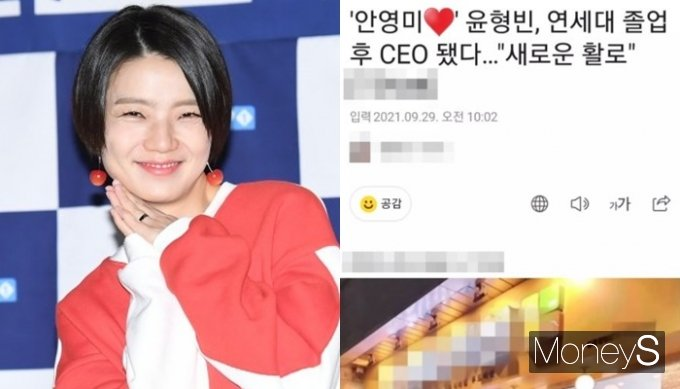
#> input picture FaceRecognition/Celeb Dataset/Ahn Yeong Mi/개그맨 안영미 사진_102.jpg, 680 x 389 px; its folder holds only this picture in this run
$ python image_dataset_resize.py
#> lines starting #> are read from the running program, lines starting #| are printed output that depends on the picture
import os
from PIL import Image

# 이미지 사이즈
# 너비, 높이는 너비의 비율에 따라 정해짐
w = 255

# 이미지 데이터 디렉토리
data_dir = "Celeb Dataset"

# Celeb Dataset 이미지 데이터 크기 리사이징하는 함수
def image_data_resize(images, root_dir):
#> called with root_dir = 'Celeb Dataset/Ahn Yeong Mi'
    for image in images:
        image_path = root_dir + "/" + image
        if image.endswith(".jpg") or image.endswith(".png"):
            img = Image.open(image_path)
#> img is the input picture: PIL image 680x389 RGB; mean R, G, B 198.8, 173.5, 176.8
            img = img.resize((w, int(w * (img.height / img.width))))
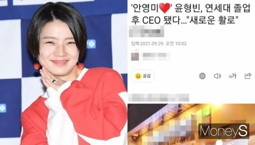
#> img: PIL image 255x145 RGB; mean R, G, B 198.7, 173.4, 176.8
            print("img size check: ", img.width, img.height)
#| img size check:  255 145
            print("resized image:", os.path.join(root_dir, image), img.size)
#| resized image: Celeb Dataset/Ahn Yeong Mi/개그맨 안영미 사진_102.jpg (255, 145)
            # 원래 이미지 리사이징하여 저장
            img.save(os.path.join(root_dir, image))


for directory in os.listdir(data_dir):
    joined = os.path.join(data_dir, directory)
    if os.path.isdir(joined):
        images = os.listdir(joined)
        image_data_resize(images, joined)
#> pass 2 of the loop `for directory in os.listdir(data_dir):`:
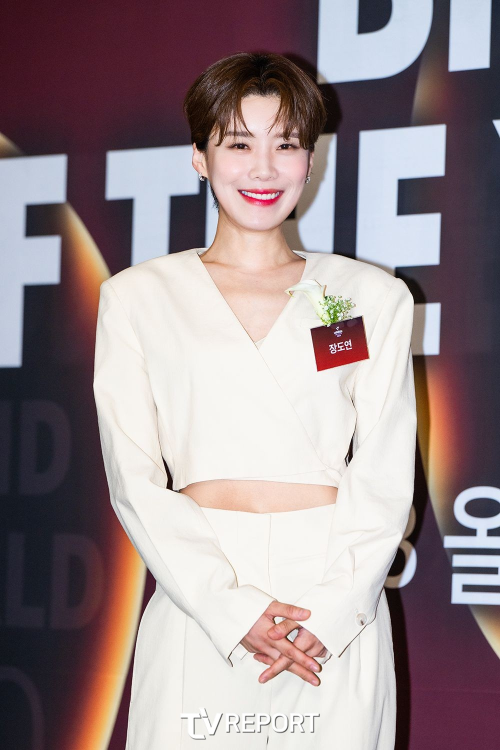
#> input picture FaceRecognition/Celeb Dataset/Jang Do Yeon/개그맨 장도연_11.jpg, 1000 x 1500 px (shown at 1/2 size)
#> in image_data_resize, img is the input picture: PIL image 1000x1500 RGB; mean R, G, B 152.3, 137.6, 140.7
#> in image_data_resize (call 2), `img = img.resize((w, int(w * (img.height / img.width))))`:
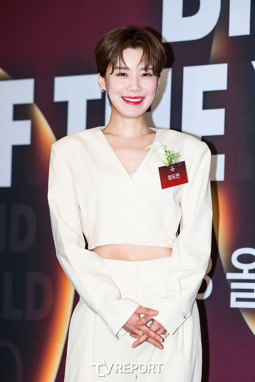
#> img: PIL image 255x382 RGB; mean R, G, B 152.3, 137.6, 140.7
#| img size check:  255 382
#| resized image: Celeb Dataset/Jang Do Yeon/개그맨 장도연_11.jpg (255, 382)
